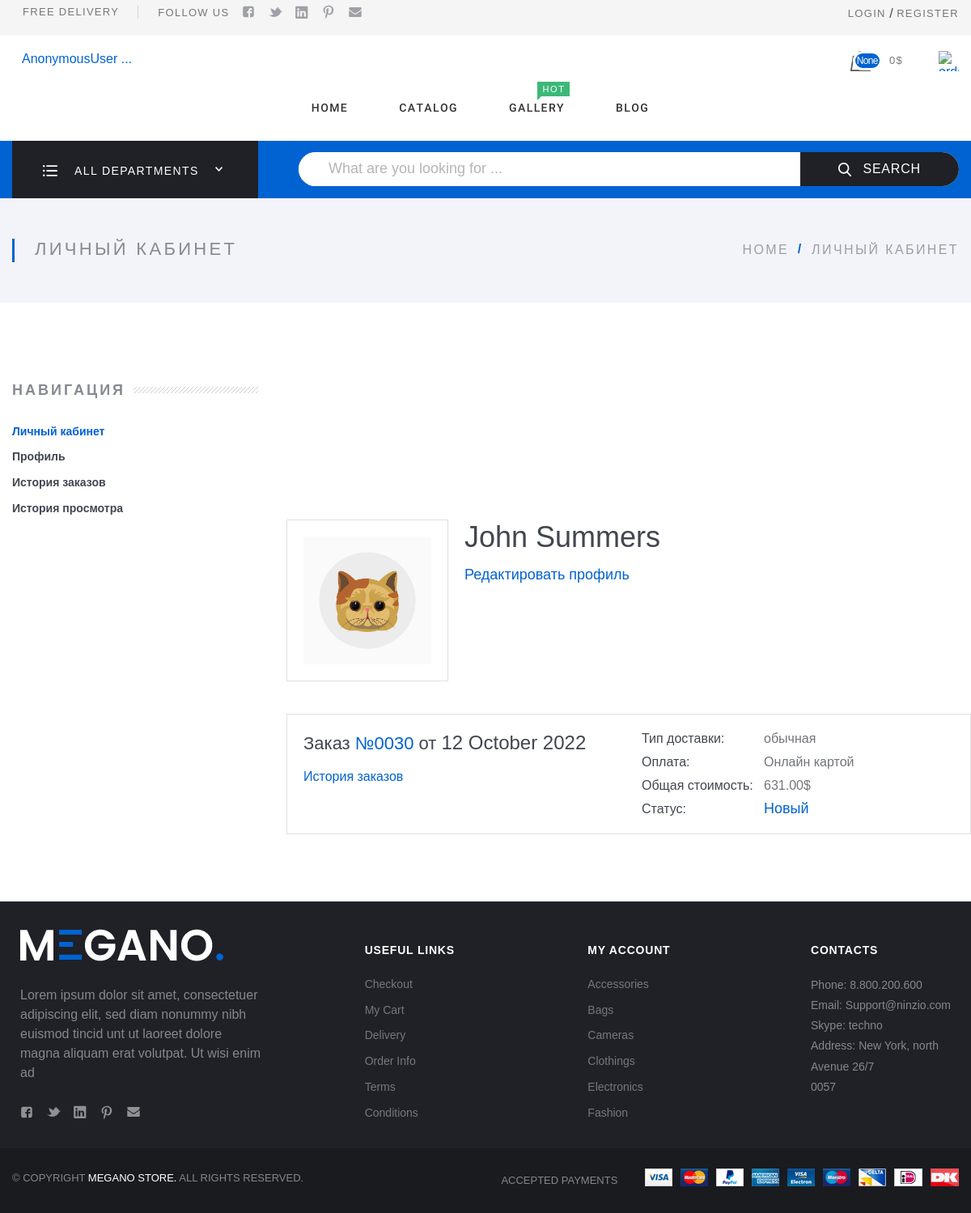
The page /accounts/account/3/ on the database as committed earlier.
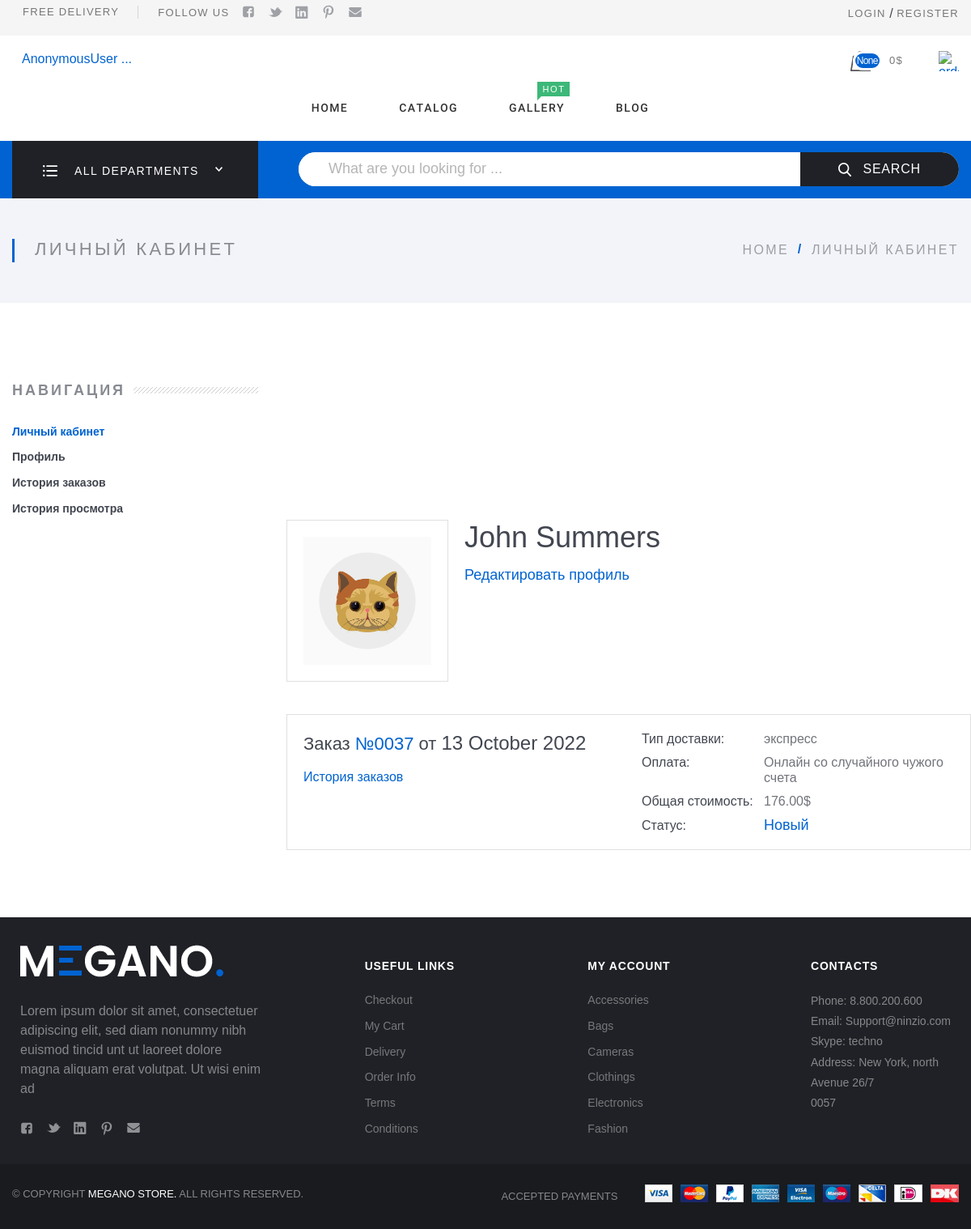
The same page on the database as committed later.
### app_order/models.py (models this page shows)
class Order(models.Model):
    STATUS = (
        ('new', 'Новый'),
        ('in_progress', 'В обработке'),
        ('is_ready', 'Готов'),
        ('completed', 'Выполнен'),
        ('deactivated', 'Отменен')
    )
    DELIVERY = (
        ('express', 'экспресс'),
        ('standard', 'обычная'),
    )
    PAY_TYPE = (
        ('online', 'Онлайн картой'),
        ('someone', 'Онлайн со случайного чужого счета')
    )
    user = models.ForeignKey(User, on_delete=models.CASCADE, related_name='user_order')
    name = models.CharField(max_length=250, verbose_name='имя получателя')
    status = models.CharField(max_length=20, choices=STATUS,  verbose_name='статус заказа')
    total_sum = models.DecimalField(max_digits=10, decimal_places=2, verbose_name='сумма заказа')
    delivery = models.CharField(max_length=20, choices=DELIVERY, verbose_name='доставка')
    pay = models.CharField(max_length=20, choices=PAY_TYPE, verbose_name='оплата')
    email = models.EmailField(max_length=250, verbose_name='электронная почта')
    telephone = models.CharField(max_length=20, verbose_name='телефон')
    city = models.CharField(max_length=200, verbose_name='город')
    address = models.CharField(max_length=200, verbose_name='адрес')
    created = models.DateTimeField(auto_now_add=True, verbose_name='дата создания')
    updated = models.DateTimeField(auto_now_add=True, verbose_name='дата обновления')
    error = models.CharField(max_length=200, default='', blank=True)
    objects = models.Manager()
    class Meta:
        db_table = 'app_order'
        ordering = ['created']
        verbose_name = 'заказ'
        verbose_name_plural = 'заказы'

### app_user/views.py (the view)
# urls.py: path('account/<int:pk>/', DetailAccount.as_view(), name='account'),
class DetailAccount(DetailView):
    model = User
    template_name = 'users/account.html'
    context_object_name = 'user'
    def get_context_data(self, **kwargs):
        context = super().get_context_data(**kwargs)
        context['order'] = Order.objects.filter(user=self.get_object()).last()
        return context

### app_cart/context_processors.py (called while the page is built)
def _get_user(request):
    return User.objects.get(id=request.user.id)

def get_cart(request):
    try:
        user = _get_user(request)
        cart = Cart.objects.get(user=user)
        cart_total_sum = cart.get_total_price()
        return {'cart_total_sum': cart_total_sum}
    except:
        return {'cart_total_sum': 0}

def get_all_items_in_cart(request):
    try:
        user = _get_user(request)
        all_items = CartItem.objects.filter(Q(user_id=user.id) & Q(is_paid=False)).count()
        return {'all_items': all_items}
    except:
        return {'all_items': None}

def cart(request):
    try:
        cart = Cart.objects.get(user=_get_user(request))
        return {'cart': cart}
    except:
        return {'cart': None}

### app_item/context_processors.py (called while the page is built)
def categories(request):
    return {'categories': Category.objects.exclude(Q(items=None) & Q(sub_categories=None))}

### app_item/models.py (called while the page is built)
    def item_count(self):
        return Item.objects.filter(Q(category__parent_category=self) | Q(category=self)).count()

### app_order/context_processors.py (called while the page is built)
def order(request):
    try:
        order = Order.objects.filter(user=request.user, status='new')
        return {'order': order}
    except:
        return {'order': None}

### app_user/templates/users/account.html (shortened to what the changed rows need)
{% extends 'index.html' %}
{% load static  %}
{% load cache %}
{% block content %}
 <div class="Middle Middle_top">
    <div class="Middle-top">
      <div class="wrap">
        <div class="Middle-header">
          <h1 class="Middle-title">Личный кабинет
          </h1>
        </div>
      </div>
    </div>
    <div class="Section Section_column Section_columnLeft">
        <div class="Section-content">
          <div class="Account">
            <div class="Account-group">
              <div class="Account-column Account-column_full">
                  {% if order %}
                <div class="Order Order_anons">
                  <div class="Order-personal">
                    <div class="row">
                      <div class="row-block">
                          <a class="Order-title" href="{% url 'app_order:order_detail' order.pk %}">Заказ&#32;
                          <span class="Order-numberOrder">№00{{order.id}}</span>&#32;от&#32;
                          <span class="Order-dateOrder">{{order.created|date:"j F o"}}</span>
                          </a>
                        <div class="Account-editLink">
                            <a href="historyorder.html">История заказов</a>
                        </div>
                      </div>
                      <div class="row-block">
                        <div class="Order-info Order-info_delivery">
                          <div class="Order-infoType">Тип доставки:
                          </div>
                          <div class="Order-infoContent">{{ order.get_delivery_display }}
                          </div>
                        </div>
                        <div class="Order-info Order-info_pay">
                          <div class="Order-infoType">Оплата:
                          </div>
                          <div class="Order-infoContent">{{ order.get_pay_display }}
                          </div>
                        </div>
                        <div class="Order-info">
                          <div class="Order-infoType">Общая стоимость:
                          </div>
                          <div class="Order-infoContent">{{ order.total_sum}}$
                          </div>
                        </div>
                        <div class="Order-info Order-info_status">
                          <div class="Order-infoType">Статус:
                          </div>
                          <div class="Order-infoContent">{{ order.get_status_display }}
                          </div>
                        </div>
                      </div>
                    </div>
                  </div>
                </div>
                  {% endif %}
              </div>
            </div>
              </div>
            </div>
          </div>
        </div>
      </div>
{% endblock %}

Rows that differ between the two databases and show on the page:
no longer on this page (row unchanged): Order: id "30", created "12 October 2022", delivery "обычная", pay "Онлайн картой", total_sum "631.00", status "Новый"
added Order: id "37", created "13 October 2022", delivery "экспресс", pay "Онлайн со случайного чужого счета", total_sum "176.00", status "Новый"
